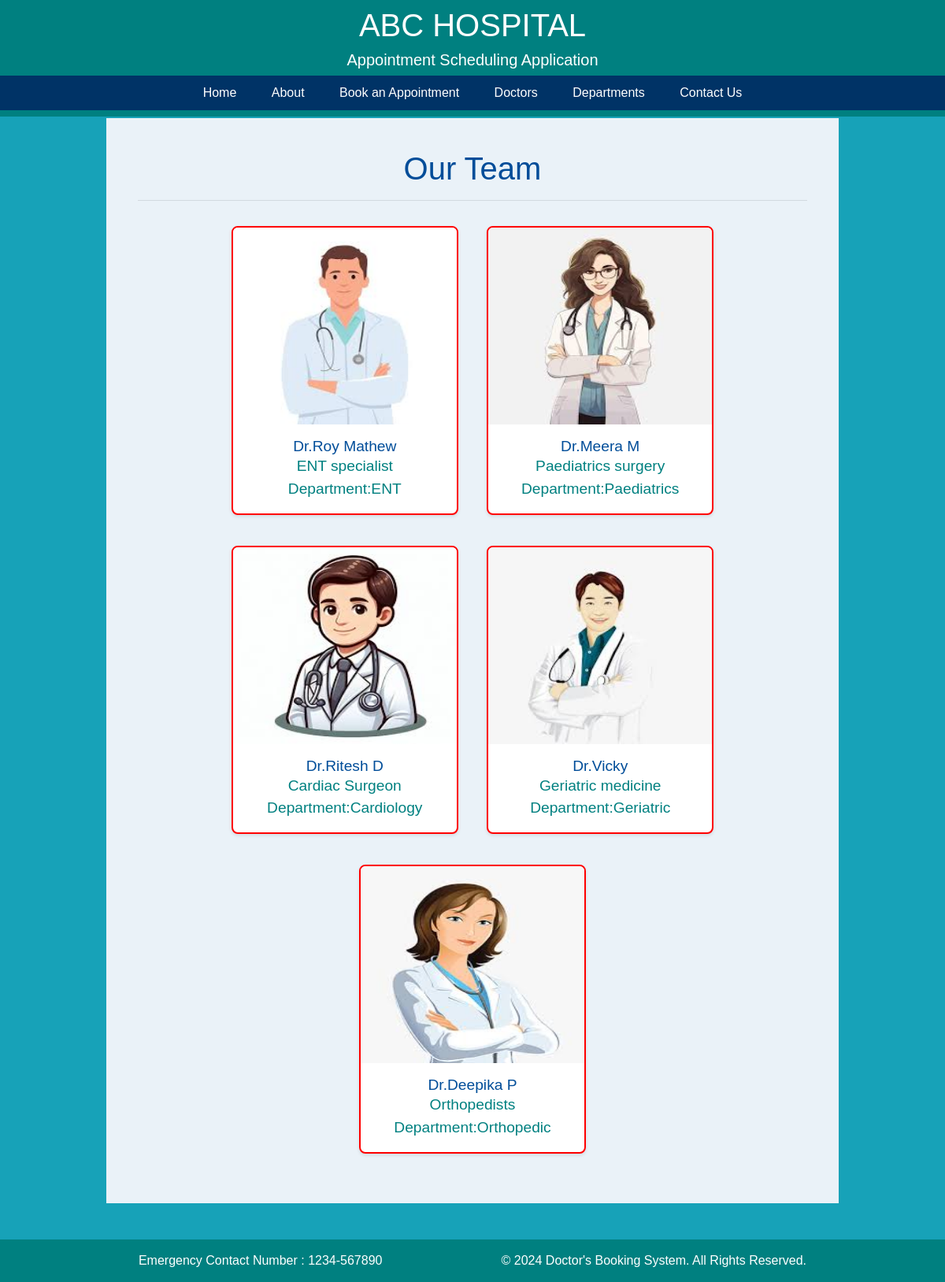
The app's page /doctors/ with its own data.
### das/models.py (models this page shows, shortened)
class Doctors(models.Model):
    doc_name = models.CharField(max_length=255)
    doc_spec = models.CharField(max_length=255)
    dept_name = models.ForeignKey(Departments,on_delete=models.CASCADE)
    doc_image = models.ImageField(upload_to='doctors')

class Departments(models.Model):
    dept_name = models.CharField(max_length=100)
    dept_description = models.TextField()
    def __str__(self):
        return self.dept_name

### das/views.py (the view)
# urls.py: path('doctors/',views.doctors,name='doctors'),
def doctors(request):
    dic_docs  = {
        'doctors': Doctors.objects.all()
    }
    return render(request,'doctors.html',dic_docs)

### das/templates/doctors.html (shortened to what this page needs)
{% extends 'base.html'%}
{% block content %}
    <h1>Our Team </h1>
    <hr>
    <div class="image-container">
        {% for d in doctors %}
        <div class="card text-center mx-3 my-3" style="width: 18rem; display:inline-block">
            <img src="{{ d.doc_image.url }}" alt="Card Image">
            <div class="card-body ">
                <h2 class="card-title"> Dr.{{ d.doc_name }}</h2>
                <p class="card-text">{{ d.doc_spec }}</p>
                <p class="card-text">Department:{{ d.dept_name }}</p>
            </div>
         </div>
        {% endfor %}
    </div>
{% endblock %}

### das/templates/base.html (shortened to what this page needs)
<!doctype html>
<html lang="en">
  <head>
    <link rel="stylesheet" href="https://cdn.jsdelivr.net/npm/bootstrap@4.6.2/dist/css/bootstrap.min.css">
  </head>
  <body class="bg-info text-info" >
    {% include 'nav.html' %}
    <div class="container">
        <section class="sect">
            {% block content %} {% endblock %}
        </section>
    </div>
  </body>
</html>

### das/templates/nav.html (shortened to what this page needs)
<!DOCTYPE html>
<html lang="en">
<head>
    {% load static %}
    <link rel="stylesheet" href="{% static 'style.css' %}">
</head>
<body>
    <header style="background: #008080">
        <h1 >ABC HOSPITAL</h1>
       <marquee scrollmount="50">
            <h5>Appointment Scheduling Application</h1>
       </marquee>
    <nav>
            <a href="{% url 'index' %}">Home</a>
            <a href="{% url 'about' %}">About</a>
            <a href="{% url 'booking' %}">Book an Appointment</a>
            <a href="{% url 'doctors' %}">Doctors</a>
            <a href="{% url 'department' %}">Departments</a>
            <a href="{% url 'contact' %}">Contact Us</a>
    </nav>
    </header>
<footer style="background: #008080 ">
   Emergency Contact Number : 1234-567890
    &nbsp;&nbsp;&nbsp;&nbsp;&nbsp;&nbsp;&nbsp;&nbsp;&nbsp;&nbsp;
    &nbsp;&nbsp;&nbsp;&nbsp;&nbsp;&nbsp;&nbsp;&nbsp;&nbsp;&nbsp;
    &nbsp;&nbsp;&nbsp;&nbsp;&nbsp;&nbsp;&nbsp;&nbsp;&nbsp;&nbsp;
    &copy; 2024 Doctor's Booking System. All Rights Reserved.
</footer>
</body>
</html>

### das/static/style.css (style rules this page uses)
header { background: #008080; color: #fff; padding: 8px 0; text-align: center; position:fixed; width: 100%; z-index:1; }
footer { background: #008080; color: #fff; text-align: center; padding: 15px; position: fixed; width: 100%; bottom: 0; z-index:1; }
nav a { color: #fff; text-decoration: none; padding: 10px 20px; display: inline-block; }
nav { background: #003366; }
.container { width: 80%; margin: auto; overflow: hidden; padding-top: 150px; padding-bottom: 100px; }
body { font-family: Arial, sans-serif; margin: 0; padding: 0; background-color: #eaf2f8; }
.sect { background: #eaf2f8; padding: 40px; text-align: center; }
.sect h1 { margin: 0; font-size: 2.5em; color: #004d99; }
.sect p { font-size: 1.2em; margin: 0; color: #008080; }
.sect img { max-width: 100%; height: auto; }
.card { border: 2px solid red; border-radius: 8px; box-shadow: 0 2px 4px rgba(0, 0, 0, 0.1); overflow: hidden; max-width: 300px; margin: auto; font-family: Arial, sans-serif; }
.card img { width: 100%; height: 250px; }
.card-body { text-align:center; padding: 16px; }
.card-title { font-size: 18px; margin: 0; color: #004d99; font-size: 1.2em; }
.card-text { font-size: 14px; color: #003366; text-align:center; }

### records on screen
Doctors: doc_image (picture), doc_name "Roy Mathew", doc_spec "ENT specialist", dept_name "ENT"
Doctors: doc_image (picture), doc_name "Meera M", doc_spec "Paediatrics surgery", dept_name "Paediatrics"
Doctors: doc_image (picture), doc_name "Ritesh D", doc_spec "Cardiac Surgeon", dept_name "Cardiology"
Doctors: doc_image (picture), doc_name "Vicky", doc_spec "Geriatric medicine", dept_name "Geriatric"
Doctors: doc_image (picture), doc_name "Deepika P", doc_spec "Orthopedists", dept_name "Orthopedic"
